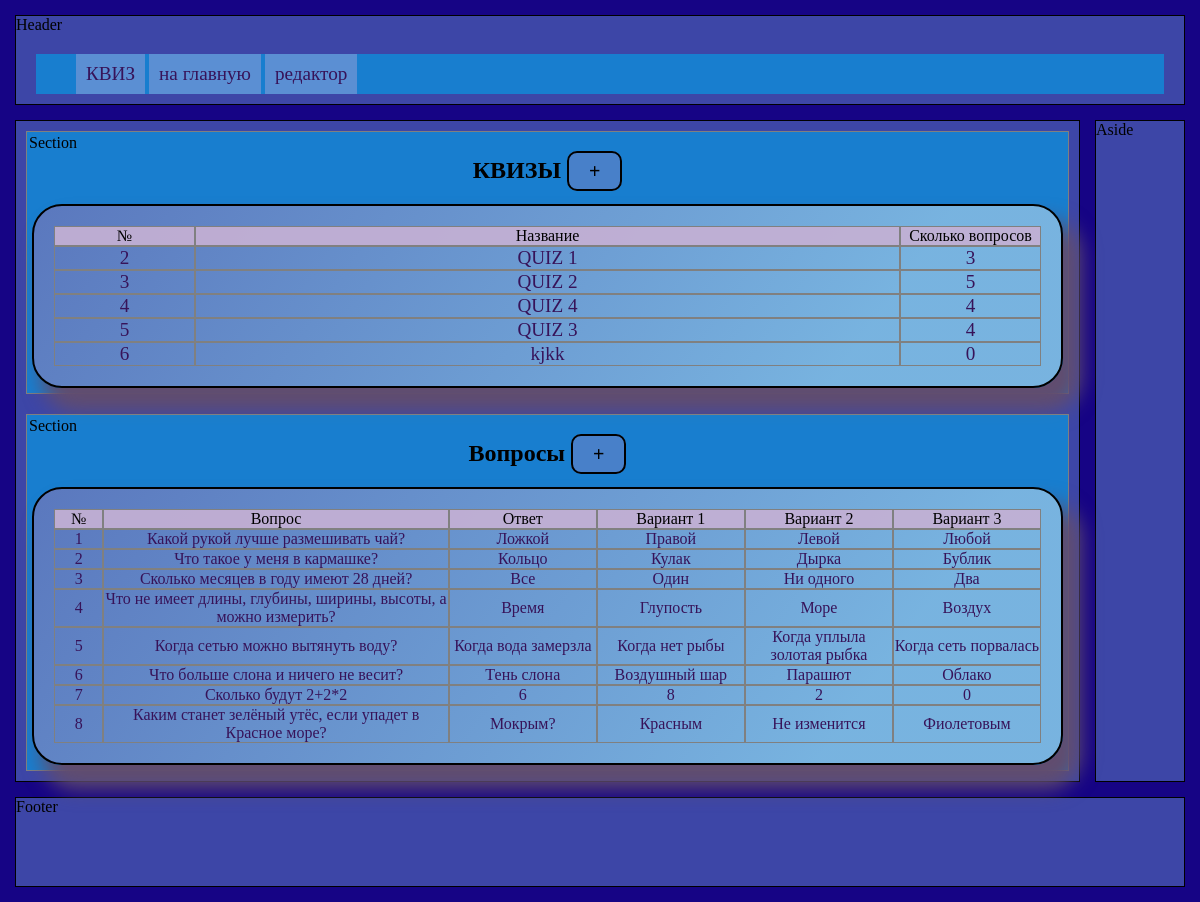
The page /quizes_view/ on the database its author committed.
### models.py (models this page shows, shortened)
class Quiz(db.Model):
    id = db.Column(db.Integer, primary_key=True)
    name = db.Column(db.String(100))
    user_id = db.Column(db.Integer, db.ForeignKey('user.id'))

class Question(db.Model):
    id = db.Column(db.Integer, primary_key=True)
    question = db.Column(db.String(250), nullable=False)
    answer = db.Column(db.String(100), nullable=False)
    wrong1 = db.Column(db.String(100), nullable=False)
    wrong2 = db.Column(db.String(100), nullable=False)
    wrong3 = db.Column(db.String(100), nullable=False)
    quiz = db.relationship(
        'Quiz',
        secondary=quiz_question, backref='question')

### main1.py (the view, shortened to what this page needs)
@app.route('/quizes_view/', methods=['POST', 'GET'])
def view_quiz_edit():
    quizes = Quiz.query.all()
    questions = Question.query.all()
    return render_template('quizes_view.html',
                           html_config=html_config,
                           quizes=quizes,
                           questions=questions,
                           len=len)

### templates/quizes_view.html (shortened to what this page needs)
{% extends "base.html" %}
{% block main_menu %}
    {{ super() }}
    {% include 'quiz_menu.html' %}
{% endblock %}
{% block content1_head %}
    <h2>КВИЗЫ <a class="button" href="#modal1">+</a></h2>
{% endblock %}
{% block content1 %}
    <div class="quizes quiz_form">
        <div class="quiz-row quiz-hrow">
            <div class="quiz-col">№</div>
            <div class="quiz-col">Название</div>
            <div class="quiz-col">Сколько вопросов</div>
        </div>
        {% for q in quizes %}
        <a href="/quiz_edit/{{q.id}}">
            <div class="quiz-row">
                <div class="quiz-col">{{ loop.index+1 }}</div>
                <div class="quiz-col">{{ q.name }}</div>
                <div class="quiz-col">{{ len(q.question) }}</div>
            </div>
        </a>
        {% endfor %}
    </div>
{% endblock %}
{% block content2_head %}
    <h2>Вопросы  <a class="button" href="#modal2">+</a></h2>
{% endblock %}
{% block content2 %}
<div class="questions quiz_form">
    {% include 'form_questions_tab.html' %}
</div>
{% endblock %}

### templates/base.html (shortened to what this page needs)
<!DOCTYPE html>
<html lang="en">
<head>
    <link rel="stylesheet" href="{{ url_for('static', filename='main.css') }}">
     <link rel="stylesheet" href="{{ url_for('static', filename='quiz.css') }}">
</head>
<body>
    <header >Header
        <nav>
            <ul class="main-menu">
                {% block main_menu %}
                <li><a href="/quiz/">КВИЗ</a></li>
                {% endblock %}
            </ul>
        </nav>
    </header>
    <main>
        <section class="info">
            <p class="base-info">Section</p>
            {% block content1_head %}{% endblock %}
            {% block content1 %}
            {% endblock %}
        </section>
        <section class="content">
            <p class="base-info">Section</p>
            {% block content2_head %}{% endblock %}
            {% block content2 %}
            {% endblock %}
    </section>
    </main>
    <aside>Aside</aside>
    <footer>Footer</footer>
</body>
</html>

### templates/quiz_menu.html
{% block main_menu %}
    <li> <a href="/"> на главную </a></li>
    {% if html_config['admin'] %}
    <li> <a href="/quizes_view/"> редактор </a></li>
    {% endif %}
{% endblock %}

### templates/form_questions_tab.html (shortened to what this page needs)
<div class="question-row question-hrow">
    <div class="quiz-col">№</div>
    <div class="quiz-col">Вопрос</div>
    <div class="quiz-col">Ответ</div>
    <div class="quiz-col">Вариант 1</div>
    <div class="quiz-col">Вариант 2</div>
    <div class="quiz-col">Вариант 3</div>
</div>
{% for q in questions %}
<a href="/question_edit/{{q.id}}">
    <div class="question-row">
        <div class="quiz-col">
            {{ loop.index }}
        </div>
        <div class="quiz-col">{{ q.question }}</div>
        <div class="quiz-col">{{ q.answer }}</div>
        <div class="quiz-col">{{ q.wrong1 }}</div>
        <div class="quiz-col">{{ q.wrong2 }}</div>
        <div class="quiz-col">{{ q.wrong3 }}</div>
    </div>
</a>
{% endfor %}

### static/main.css (style rules this page uses)
* { box-sizing: border-box; }
body { min-height: 100vh; margin: auto; padding: 10px; background-color: #160485; width: 100vw; max-width: 1200px; display: grid; grid-template-columns: 1fr 100px; grid-template-rows: 100px 1fr 100px; gap: 5px; }
a { text-decoration: none; color: rgb(55, 19, 89); font-size: 1.2rem; }
.main-menu > li { display: inline-block; padding: 9px 10px; background-color:#e4b0db54; transition: 500ms; }
header, footer { grid-column: 1/3; }
main { grid-column: 1/2; display: grid; }
aside { grid-row: 2/3; grid-column: 2/3; }
header, main, aside, footer { background-color: rgb(61 70 167); border: 1px solid; margin: 5px; transition: all 100ms linear; }
section { position: relative; margin: 10px; padding: 5px; border: 1px solid gray; background-color: rgb(11 147 223 / 73%); display: grid; justify-items: center; align-content: center; }
.main-menu { margin: 20px; background-color: rgb(11 147 223 / 73%); }
h2 { text-align: center; }
.base-info { position: absolute; left: 0; top: 0; margin: 2px; }

### static/quiz.css (style rules this page uses)
.quiz_form { display: block; background: linear-gradient(153deg, #e9f2f375 20%, #7531807a); border-radius: 30px; border: 2px solid; box-shadow: 14px 20px 20px 4px #614d6f; text-align: center; min-width: 500px; max-width: 100%; background: linear-gradient(305deg, #e9f2f375 20%, #a371ab7a); padding: 20px; }
.button { font-size: 20px; border-radius: 10px; padding: 10px 15px 10px 15px; background-color: #c785b747; transition: all 450ms ease-out; }
.button { margin-top: 20px; font-size: 20px; border-radius: 10px; padding: 2px 15px 2px 15px; background-color: #c785b747; transition: all 250ms ease-out; text-decoration: none; border: 2px solid black; padding: 7px 20px 7px 20px; color:black; }
.quizes, .questions { display: grid; grid-template-rows: 1fr; width: 100%; }
.quiz-row { display: grid; grid-template-columns: 1fr 5fr 1fr; transition: all 200ms; }
.question-row { display: grid; grid-template-columns: 5% 35% repeat(4, 15%); transition: all 200ms; }
.quiz-col { display: grid; border:1px solid gray; align-items: center; overflow: hidden; }
.question-hrow, .quiz-hrow { background-color: #c5b0d4eb; }
.questions a { font-size: 16px; }

### rows shown on the page
Quiz: name "QUIZ 1", question "3"
Quiz: name "QUIZ 2", question "5"
Quiz: name "QUIZ 4", question "4"
Quiz: name "QUIZ 3", id "4"
Quiz: name "kjkk", question "0"
Question: question "Какой рукой лучше размешивать чай?", answer "Ложкой", wrong1 "Правой", wrong2 "Левой", wrong3 "Любой"
Question: question "Что такое у меня в кармашке?", answer "Кольцо", wrong1 "Кулак", wrong2 "Дырка", wrong3 "Бублик"
Question: question "Сколько месяцев в году имеют 28 дней?", answer "Все", wrong1 "Один", wrong2 "Ни одного", wrong3 "Два"
Question: question "Что не имеет длины, глубины, ширины, высоты, а можно измерить?", answer "Время", wrong1 "Глупость", wrong2 "Море", wrong3 "Воздух"
Question: question "Когда сетью можно вытянуть воду?", answer "Когда вода замерзла", wrong1 "Когда нет рыбы", wrong2 "Когда уплыла золотая рыбка", wrong3 "Когда сеть порвалась"
Question: question "Что больше слона и ничего не весит?", answer "Тень слона", wrong1 "Воздушный шар", wrong2 "Парашют", wrong3 "Облако"
Question: question "Сколько будут 2+2*2", answer "6", wrong1 "8", wrong2 "2", wrong3 "0"
Question: question "Каким станет зелёный утёс, если упадет в Красное море?", answer "Мокрым?", wrong1 "Красным", wrong2 "Не изменится", wrong3 "Фиолетовым"
